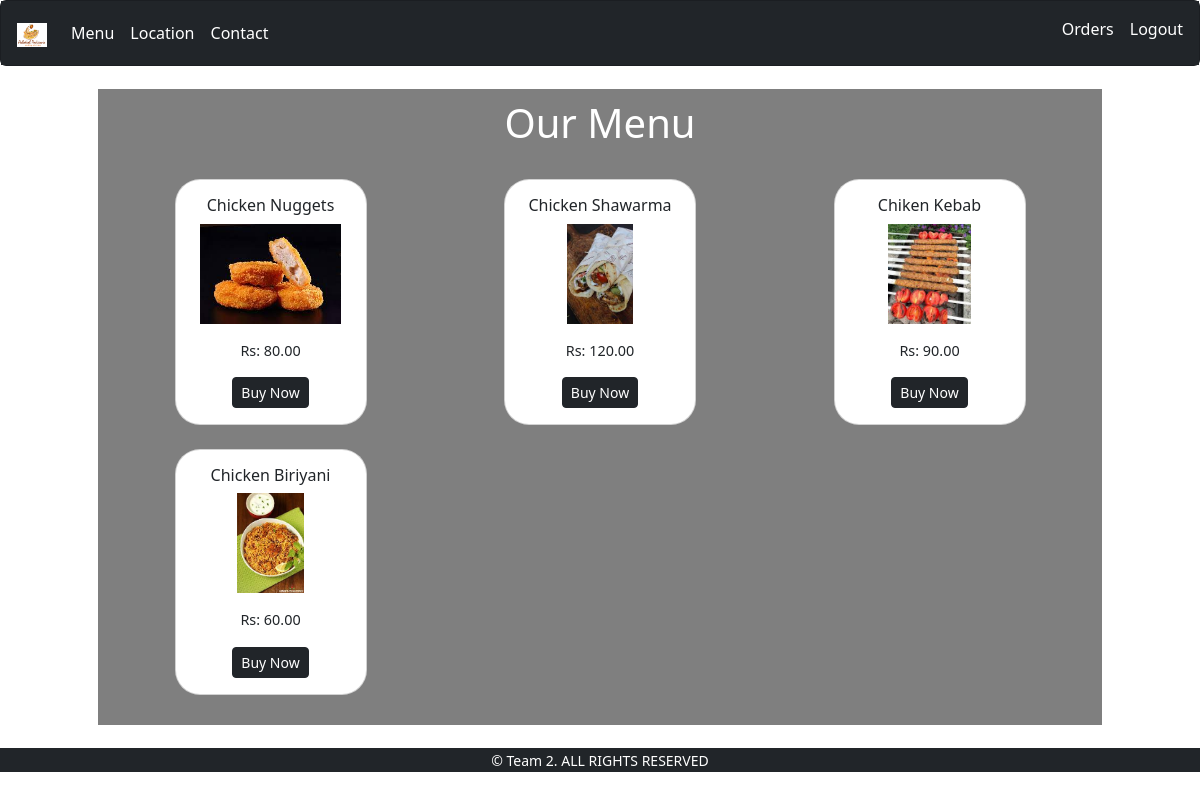
The page /menu/ (signed in) on the database its author committed.
### restaurants/models.py (models this page shows, shortened)
class Dish(models.Model):
    name = models.CharField(max_length=200)
    price = models.DecimalField(max_digits=10, decimal_places=2)
    product_image= models.ImageField(upload_to='media/product_image/',null=True,blank=True)
    description=models.CharField(max_length=40,default='plz,enter')

### restaurants/views.py (the view)
# urls.py: path('menu/', views.menu, name='menu'),
def menu(request):
    dishes = Dish.objects.all()
    return render(request, 'menu.html', {'dishes': dishes})

### restaurants/templates/menu.html (shortened to what this page needs)
{% extends 'base.html' %}
{% block content %}
<div style="background-color: rgba(0, 0, 0, 0.5); margin :2% 7%; padding:10px 20px 30px 20px;">
    <center><h1 style="color:white">Our Menu</h1></center>
    <br>
    <div class="row row-cols-1 row-cols-md-3 row-cols-lg-3 g-4">
        {% for dish in dishes %}
        <center>
        <div class="col">
            <div class="card" style="width: 12rem; border-radius: 25px; padding-top: 1rem;">
                <h5 class="card-title" style="font-size: 1rem;">{{ dish.name }}</h5>
                <img src="{{ dish.product_image.url }}" class="card-img-top" alt="{{ dish.name }}" style="height: 100px; object-fit:scale-down;">
                <div class="card-body">
                    <p class="card-text" style="font-size: 0.9rem;">Rs: {{ dish.price }}</p>
                    <button type="button" class="btn btn-dark btn-sm"><a style="text-decoration: none;color:white;" href="{% url 'add_to_cart' dish.id %}">Buy Now</a></button>
                </div>
            </div>
        </div>
        </center>
        {% endfor %}
    </div>
    </div>
{% endblock %}

### rows shown on the page
Dish: name "Chicken Nuggets", product_image (picture), price "80.00"
Dish: name "Chicken Shawarma", product_image (picture), price "120.00"
Dish: name "Chiken Kebab", product_image (picture), price "90.00"
Dish: name "Chicken Biriyani", product_image (picture), price "60.00"
